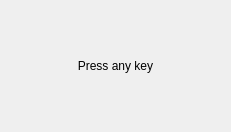
<?xml version="1.0" encoding="UTF-8"?>
<ui version="4.0">
 <class>Binding_dialog</class>
 <widget class="QDialog" name="Binding_dialog">
  <property name="windowModality">
   <enum>Qt::WindowModal</enum>
  </property>
  <property name="geometry">
   <rect>
    <x>0</x>
    <y>0</y>
    <width>231</width>
    <height>132</height>
   </rect>
  </property>
  <property name="contextMenuPolicy">
   <enum>Qt::NoContextMenu</enum>
  </property>
  <property name="windowTitle">
   <string>Waiting for input...</string>
  </property>
  <widget class="QLabel" name="label">
   <property name="geometry">
    <rect>
     <x>0</x>
     <y>0</y>
     <width>231</width>
     <height>131</height>
    </rect>
   </property>
   <property name="text">
    <string>Press any key</string>
   </property>
   <property name="alignment">
    <set>Qt::AlignCenter</set>
   </property>
  </widget>
 </widget>
 <resources/>
 <connections/>
</ui>
